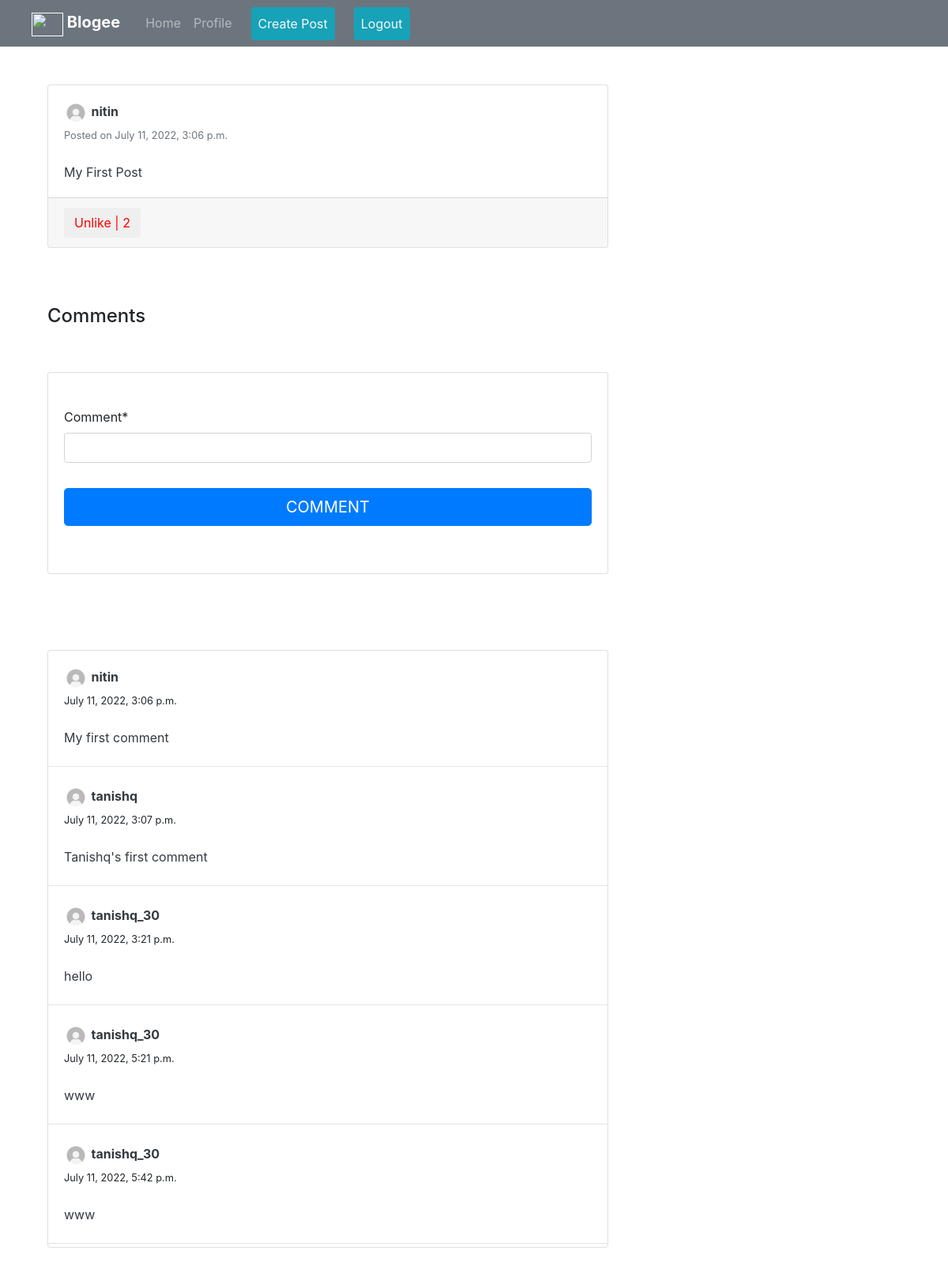
The page /post/1/ (signed in) on the database its author committed.
### feed/models.py (models this page shows, shortened)
class Post(models.Model):
	description = models.CharField(max_length=255, blank=True)
	date_posted = models.DateTimeField(default=timezone.now)
	user_name = models.ForeignKey(User, on_delete=models.CASCADE)

class Comments(models.Model):
	post = models.ForeignKey(Post, related_name='details', on_delete=models.CASCADE)
	username = models.ForeignKey(User, related_name='details', on_delete=models.CASCADE)
	comment = models.CharField(max_length=255)
	comment_date = models.DateTimeField(default=timezone.now)

### users/models.py (models this page shows, shortened)
class Profile(models.Model):
    user = models.OneToOneField(User, on_delete=models.CASCADE)
    image = models.ImageField(default='default.png')
    slug = AutoSlugField(populate_from='user')
    bio = models.CharField(max_length=255, blank=True)
    friends = models.ManyToManyField("Profile", blank=True)
    def get_absolute_url(self):
        return "/users/{}".format(self.slug)

### feed/views.py (the view)
# urls.py: path('post/<int:pk>/', views.post_detail, name='post-detail'),
@login_required
def post_detail(request, pk):
	post = get_object_or_404(Post, pk=pk)
	user = request.user
	is_liked =  Like.objects.filter(user=user, post=post)
	if request.method == 'POST':
		form = NewCommentForm(request.POST)
		if form.is_valid():
			data = form.save(commit=False)
			data.post = post
			data.username = user
			data.save()
			return redirect('post-detail', pk=pk)
	else:
		form = NewCommentForm()
	return render(request, 'feed/post_detail.html', {'post':post, 'is_liked':is_liked, 'form':form})

### feed/forms.py
class NewCommentForm(forms.ModelForm):
	class Meta:
		model = Comments
		fields = ['comment']

### feed/templates/feed/post_detail.html (shortened to what this page needs)
{% extends "feed/layout.html" %} {% load static %} {% load crispy_forms_tags %}
 {% block content %}
<div class="container">
  <div class="row">
    <div class="col-md-8">
      <div class="card card-signin my-5">
        <div class="card-body">
          <a href="{{ post.user_name.profile.get_absolute_url }}"
            ><img
              src="{{ post.user_name.profile.image.url }}"
              class="rounded-circle"
              width="30"
              height="30"
              alt=""
          /></a>
          <a
            class="text-dark"
            href="{{ post.user_name.profile.get_absolute_url }}"
            ><b>{{ post.user_name }}</b></a
          >
          <br /><small class="text-muted"
            >Posted on {{ post.date_posted }}</small
          >
          <br /><br />
          <p class="card-text text-dark">{{ post.description }}</p>
        </div>
        <div class="card-footer">
          <button class="btn btn-white mr-3 like" id="{{ post.id }}">
            {% if is_liked %}
            <a
              href="{% url 'post-like' %}"
              style="color: red"
              id="likebtn{{ post.id }}"
            >
              Unlike | {{post.likes.count}}</a
            >
            {% endif %}
          </button>
        </div>
      </div>
    </div>
  </div>
  <br />
  <h4>Comments</h4>
  <div class="row">
    <div class="col-md-8">
      <div class="card card-signin my-5">
        <div class="card-body">
          <form class="form-signin" method="POST" id="post-form">
            <fieldset class="form-group">
              <br />
              {{ form|crispy }}
            </fieldset>
            <div class="form-group">
              <button
                class="btn btn-lg btn-primary btn-block text-uppercase"
                type="submit"
              >
                Comment</button
              ><br />
            </div>
          </form>
        </div>
      </div>
    </div>
  </div>
  <div class="row">
    <div class="col-md-8">
      {% if post.details.all %}
      <div class="card card-signin my-5">
        {% for detail in post.details.all %}
        <div class="card-body">
          <a href="{{ detail.username.profile.get_absolute_url }}">
            <img
              src="{{ detail.username.profile.image.url }}"
              class="rounded-circle"
              width="30"
              height="30"
              alt=""
            />
          </a>
          <a
            class="text-dark"
            href="{{ detail.username.profile.get_absolute_url }}"
            ><b>{{ detail.username }}</b></a
          >
          <br /><small>{{ detail.comment_date }}</small><br /><br />
          <p class="card-text text-dark">{{ detail.comment }}</p>
        </div>
        <hr class="my-1" />
        {% endfor %}
      </div>
      {% else %}
      <p>No comments to show!</p>
      {% endif %}
    </div>
  </div>
</div>
{% endblock content %}

### rows shown on the page
Post: user_name.profile.image (placeholder picture), user_name "nitin", date_posted "July 11, 2022, 3:06 p.m.", description "My First Post", likes.count "2"
Comments: username.profile.image (placeholder picture), username "nitin", comment_date "July 11, 2022, 3:06 p.m.", comment "My first comment"
Comments: username.profile.image (placeholder picture), username "tanishq", comment_date "July 11, 2022, 3:07 p.m.", comment "Tanishq's first comment"
Comments: username.profile.image (placeholder picture), username "tanishq_30", comment_date "July 11, 2022, 3:21 p.m.", comment "hello"
Comments: username.profile.image (placeholder picture), username "tanishq_30", comment_date "July 11, 2022, 5:21 p.m.", comment "www"
Comments: username.profile.image (placeholder picture), username "tanishq_30", comment_date "July 11, 2022, 5:42 p.m.", comment "www"
